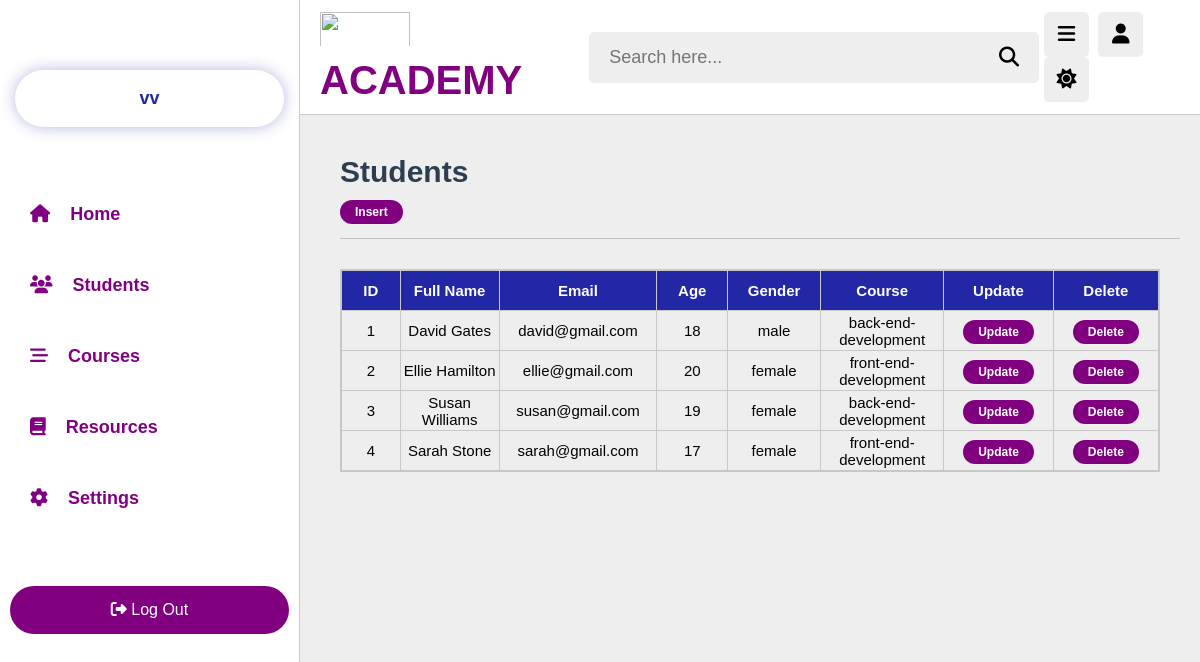
Page /students.php (signed in) on the committed database.
### tables this page shows
CREATE TABLE `students` (
  `id` int(11) NOT NULL,
  `name` varchar(100) NOT NULL,
  `email` varchar(200) NOT NULL,
  `age` varchar(50) NOT NULL,
  `gender` varchar(50) NOT NULL,
  `course` varchar(50) NOT NULL
);

### students.php (the view, shortened to what this page needs)
<!DOCTYPE html>
<html lang="en">
<head>
    <link rel="stylesheet" href="https://cdnjs.cloudflare.com/ajax/libs/font-awesome/6.4.0/css/all.min.css">
    <link rel="stylesheet" href="admin_style.css">
</head>
<body>
    <?php include 'admin_header.php';?>
    <section class="students">
        <h1 class="heading"> Students
       <div class="insert"> <a href="insert.php" class="insert" name="insertt"> Insert </a> </div>
     </h1>
        <table>
            <thead>
                <th> ID </th>
                <th> Full Name </th>
                <th> Email </th>
                <th> Age </th>
                <th> Gender </th>
                <th> Course </th>
                <th> Update </th>
                <th> Delete </th>
            </thead>
            <tbody>
                <?php
                require 'config.php';
                $query="SELECT * FROM students";
                $result=mysqli_query($conn, $query);
                if(mysqli_num_rows($result)>0){
                   while ($row=mysqli_fetch_assoc($result)) {
                        ?>
                <tr>
                    <td> <?php echo $row ['id'] ?> </td>
                    <td> <?php echo $row ['name'] ?></td>
                    <td> <?php echo $row ['email'] ?> </td>
                    <td> <?php echo $row ['age'] ?> </td>
                    <td> <?php echo $row ['gender'] ?></td>
                    <td> <?php echo $row ['course'] ?></td>
                    <td> <a href="update.php?id=<?php echo $row ['id'] ?>"> Update </a></td>
                    <td> <a href="students.php?id=<?php echo $row ['id'] ?>" onclick="return confirm('Do you want to delete this student?');"> Delete </a></td>
                </tr>
                <?php
                   }
                }
                ?>
            </tbody>
        </table>
    </section>
</body>
</html>

### admin_header.php (shortened to what this page needs)
<header class="header">
    <section class="flex">
         <a href="dashboard.php" class="logo"> <img src="img/logo.png" style="width:90px; height:35px;"> <span> ACADEMY </span> </a>
        <form action="search_page.php" method="post" class="search-form">
            <input type="text" placeholder="Search here..." name="search_box">
            <button type="submit" class="fas fa-search" name="search_btn"></button>
        </form>
        <div class="icons">
            <div id="menu-btn" class="fas fa-bars"></div>
            <div id="user-btn" class="fas fa-user"></div>
            <div id="toggle-btn" class="fas fa-sun"></div>
        </div>
    </section>
</header>
<div class="side-bar">
    <div class="profile">
        <h3> <?php echo $_SESSION['fullname'];?></h3>
    </div>
    <nav class="navbar">
        <a href="dashboard.php"> <i class="fas fa-home"> </i> <span> Home </span></a>
    <a href="students.php"> <i class="fas fa-users"> </i> <span> Students </span></a>
        <a href="courses.php"> <i class="fas fa-bars-staggered"></i> <span> Courses </span></a>
        <a href="resources.php"> <i class="fas fa-book"></i> <span> Resources </span></a>
        <a href="settings.php"> <i class="fas fa-gear"></i> <span> Settings </span></a>
    </nav>
    <nav class="navbtn">
    <a href="logout.php" onclick="return confirm('Log out from this website?');" class="delete-btn"> <i class="fas fa-right-from-bracket"> </i> <span> Log Out </span></i></a>
    </nav>
</div>

### admin_style.css (style rules this page uses)
:root { --main-color: #8e44ad; --red: #e74c3c; --oragen: #f39c12; --white: #fff; --black: #2c3e50; --light-color: #888; --light-bg: #eee; --border: .1rem solid rgba(0, 0, 0, .2); }
* { font-family: arial; margin: 0; padding: 0; box-sizing: border-box; outline: none; border: none; text-decoration: none; }
html { font-size: 10px; overflow-x: hidden; }
body { padding-bottom: 9rem; background-color: #eee; padding-left: 30rem; }
section { padding: 2rem; margin: 0 auto; max-width: 1200px; }
.header { position: sticky; top: 0; left: 0; right: 0; background-color: #fff; border-bottom: 0.1rem solid rgba(0, 0, 0, .2); z-index: 1000; }
.header .flex { display: flex; align-items: center; padding: 1rem 2rem; justify-content: space-between; position: relative; }
.header .flex .logo { font-size: 4rem; color: purple; font-weight: bolder; font-family: cursive; }
.header .flex .search-form { width: 50rem; background-color: #eee; border-radius: .5rem; padding: 1.5rem 2rem; display: flex; gap: 2rem; }
.header .flex .search-form input { background: none; width: 100%; font-size: 1.8rem; color: #2c3e50; }
.header .flex .search-form button { background: none; font-size: 2rem; cursor: pointer; }
.header .flex .icons div { margin-left: .5rem; height: 4.5rem; width: 4.5rem; line-height: 4.4rem; font-size: 2rem; color: black; cursor: pointer; background-color: #eee; border-radius: 0.5rem; text-align: center; }
.side-bar .navbtn a { border-radius: 5rem; padding: 1.5rem; cursor: pointer; color: #fff; font-size: 1.6rem; text-align: center; text-transform: capitalize; display: block; align-items: center; background-color: purple; margin: 0rem 1rem; margin-top: 5.7rem; }
.side-bar { position: fixed; top: 0; left: 0; height: 100vh; background-color: #fff; width: 30rem; border-right: 0.1rem solid rgba(0, 0, 0, .2); z-index: 1000; }
.side-bar .profile { text-align: center; padding: 1.8rem; color: #2227a5; background-color: transparent; border-radius: 5rem; width: 90%; overflow-x: hidden; margin: 7rem 1.5rem; background-color: transparent; box-shadow: 0 0 15px rgba(34, 39, 165, 0.33); margin-bottom: 5.7rem; }
.side-bar .profile h3 { font-size: 1.8rem; overflow-x: hidden; text-overflow: ellipsis; }
.side-bar .navbar a { display: block; padding: 2rem; font-size: 1.8rem; font-weight: 700; margin: 1rem; text-decoration: none; margin-bottom: }
.side-bar .navbar a i { margin-right: 1.5rem; color: purple; transition: 0.2s linear; }
.side-bar .navbar a span { color: purple; }
.heading { font-size: 3rem; color: #2c3e50; text-transform: capitalize; padding-bottom: 1.5rem; margin-top: 2rem; margin-left: 2rem; margin-bottom: 3rem; border-bottom: .1rem solid rgba(0, 0, 0, .2); }
* { margin: 0; padding: 0; box-sizing: border-box; }
body { font-family: sans-serif; font-size: 1.5rem; }
table { display: block; margin-right: 2rem; margin-left: 2rem; }
table, tr, td, th { border: 1px solid rgb(200,200,200); border-collapse: collapse; }
th { width:50rem; height: 3rem; background: #2227a5; color: white; }
td { text-align: center; }
tr { height: 4rem; }
.students a { padding: .5rem 1.5rem; background-color: purple; border-radius: 2rem; color: white; font-weight: 700; font-size: 12px; }

### rows in the picture
students: id "1", name "David Gates", email "david@gmail.com", age "18", gender "male", course "back-end-development"
students: id "2", name "Ellie Hamilton", email "ellie@gmail.com", age "20", gender "female", course "front-end-development"
students: id "3", name "Susan Williams", email "susan@gmail.com", age "19", gender "female", course "back-end-development"
students: id "4", name "Sarah Stone", email "sarah@gmail.com", age "17", gender "female", course "front-end-development"

### other values in the picture
$_SESSION['fullname'] "vv"
